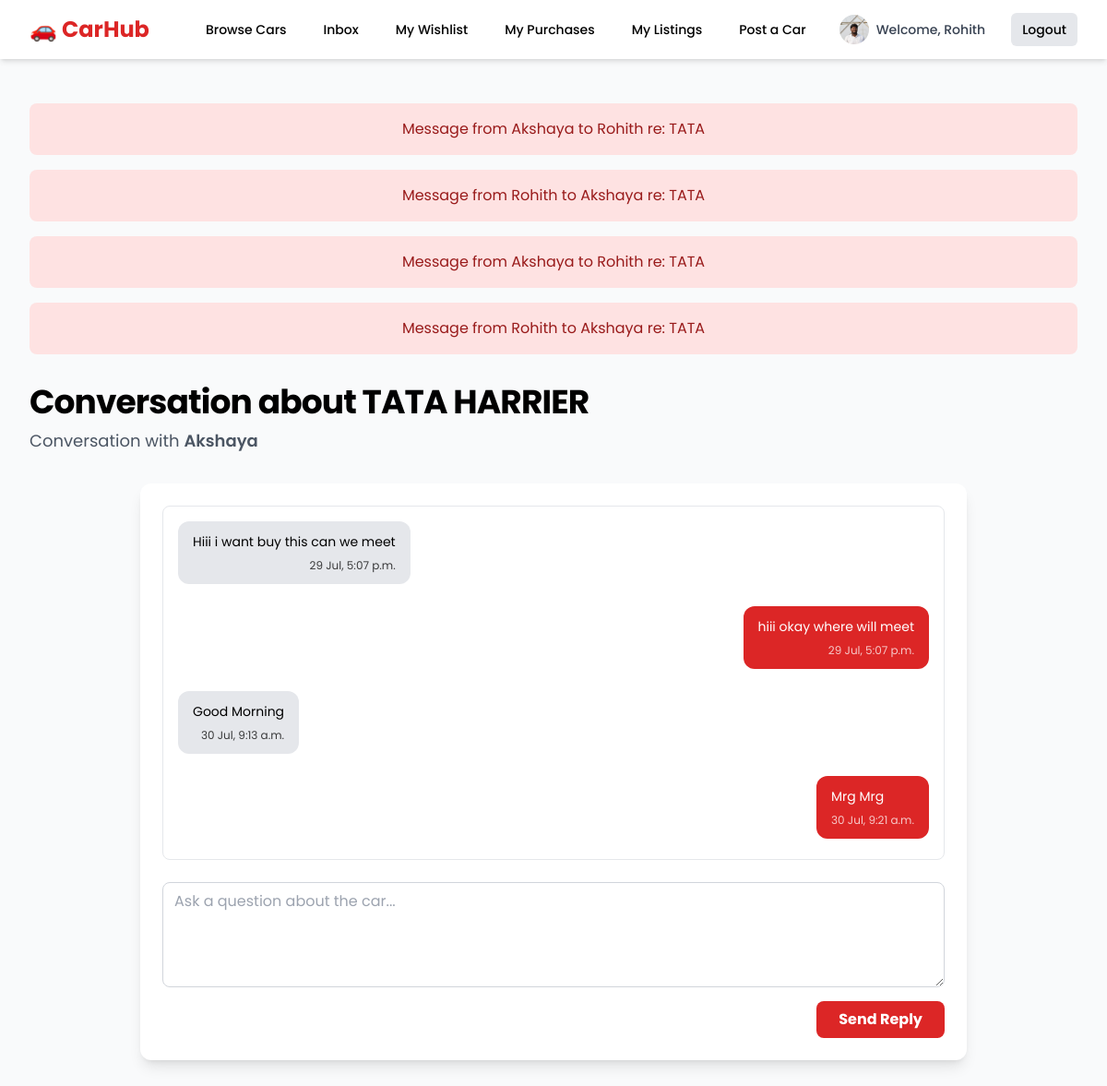
Screenshot of /inbox/conversation/1/2/ (signed in) with the database file from the repository.
### listings/models.py (models this page shows, shortened)
class Profile(models.Model):
    user = models.OneToOneField(User, on_delete=models.CASCADE)
    image = models.ImageField(default='profile_pics/default.jpg', upload_to='profile_pics')

class Message(models.Model):
    sender = models.ForeignKey(User, on_delete=models.CASCADE, related_name='sent_messages')
    receiver = models.ForeignKey(User, on_delete=models.CASCADE, related_name='received_messages')
    listing = models.ForeignKey(CarListing, on_delete=models.CASCADE)
    content = models.TextField()
    timestamp = models.DateTimeField(auto_now_add=True)
    is_read = models.BooleanField(default=False)
    def __str__(self):
        return f"Message from {self.sender.username} to {self.receiver.username} re: {self.listing.make}"

class CarListing(models.Model):
    seller = models.ForeignKey(User, on_delete=models.CASCADE)
    make = models.CharField(max_length=50, help_text="e.g., Maruti Suzuki, Hyundai")
    model = models.CharField(max_length=50, help_text="e.g., Swift, Creta")
    year = models.PositiveIntegerField()
    price = models.PositiveIntegerField(help_text="Price in INR")
    kms_driven = models.PositiveIntegerField(help_text="Kilometers driven", default=0)
    image = models.ImageField(upload_to='car_images/', default='car_images/default.png', verbose_name="Main Image")
    mileage = models.PositiveIntegerField(help_text="Mileage in KMPL or KM/Charge")
    transmission = models.CharField(max_length=10, choices=TRANSMISSION_CHOICES)
    fuel_type = models.CharField(max_length=10, choices=FUEL_TYPE_CHOICES)
    noc_available = models.BooleanField(default=False, verbose_name="NOC Certificate Available")
    description = models.TextField()
    location_city = models.CharField(max_length=50)
    status = models.CharField(
        max_length=20,
        choices=LISTING_STATUS_CHOICES,
        default='PENDING_APPROVAL'
    )
    wishlist = models.ManyToManyField(User, related_name='wishlist_items', blank=True)
    views = models.PositiveIntegerField(default=0)
    created_at = models.DateTimeField(auto_now_add=True)
    updated_at = models.DateTimeField(auto_now=True)

### listings/views.py (the view)
# urls.py: path('inbox/conversation/<int:listing_pk>/<int:other_user_pk>/', views.conversation_view, name='conversation'),
@login_required
def conversation_view(request, listing_pk, other_user_pk):
    listing = get_object_or_404(CarListing, id=listing_pk)
    other_user = get_object_or_404(User, id=other_user_pk)
    if listing.seller not in [request.user, other_user]:
        messages.error(request, "You are not authorized to view this conversation.")
        return redirect('inbox')
    if request.user == other_user:
        messages.error(request, "Invalid conversation.")
        return redirect('inbox')
    Message.objects.filter(
        listing=listing,
        sender=other_user,
        receiver=request.user,
        is_read=False
    ).update(is_read=True)
    conversation_messages = Message.objects.filter(
        listing=listing,
        sender__in=[request.user, other_user],
        receiver__in=[request.user, other_user]
    ).order_by('timestamp')
    if request.method == 'POST':
        reply_form = MessageForm(request.POST)
        if reply_form.is_valid():
            reply = reply_form.save(commit=False)
            reply.sender = request.user
            reply.receiver = other_user
            reply.listing = listing
            reply.save()
            messages.success(request, "Your reply has been sent.")
            return redirect('conversation', listing_pk=listing.pk, other_user_pk=other_user.pk)
    else:
        reply_form = MessageForm()
    context = {
        'listing': listing,
        'other_user': other_user,
        'messages': conversation_messages,
        'reply_form': reply_form,
        'page_title': f'Conversation about {listing.make} {listing.model}'
    }
    return render(request, 'conversation.html', context)

### listings/forms.py
class MessageForm(forms.ModelForm):
    class Meta:
        model = Message
        fields = ['content']
        widgets = {
            'content': forms.Textarea(attrs={
                'class': 'w-full px-3 py-2 border border-gray-300 rounded-lg focus:outline-none focus:ring-2 focus:ring-red-500',
                'rows': 4,
                'placeholder': 'Ask a question about the car...'
            })
        }
        labels = {'content': '',}

### listings/views.py (called while the page is built)
def unread_messages_context(request):
    if request.user.is_authenticated:
        unread_count = Message.objects.filter(receiver=request.user, is_read=False).count()
        return {'unread_messages_count': unread_count}
    return {}

### templates/conversation.html (shortened to what this page needs)
{% extends 'base.html' %}
{% block content %}
    <header class="mb-8">
        <h1 class="text-3xl font-bold tracking-tight text-black sm:text-4xl">
            {{ page_title }}
        </h1>
        <p class="mt-2 text-lg text-gray-600">
            Conversation with <span class="font-semibold">{{ other_user.username }}</span>
        </p>
    </header>
    <div class="max-w-4xl mx-auto bg-white p-6 rounded-xl shadow-lg">
        <div class="space-y-6 mb-6 h-96 overflow-y-auto p-4 border rounded-lg">
            {% for message in messages %}
                <div class="flex {% if message.sender == request.user %} justify-end {% else %} justify-start {% endif %}">
                    <div class="max-w-lg px-4 py-3 rounded-xl
                        {% if message.sender == request.user %}
                            bg-red-600 text-white
                        {% else %}
                            bg-gray-200 text-black
                        {% endif %}">
                        <p class="text-sm">{{ message.content }}</p>
                        <p class="text-xs mt-2 opacity-75 text-right">{{ message.timestamp|date:"d M, P" }}</p>
                    </div>
                </div>
            {% empty %}
                <div class="text-center py-12 text-gray-500">
                    <p>This is the beginning of your conversation.</p>
                </div>
            {% endfor %}
        </div>
        <div>
            <form method="POST">
                {{ reply_form.content }}
                <div class="text-right mt-2">
                    <button type="submit" class="bg-red-600 text-white font-bold py-2 px-6 rounded-lg hover:bg-red-700 transition-colors duration-300">
                        Send Reply
                    </button>
                </div>
            </form>
        </div>
    </div>
{% endblock %}

### templates/base.html (shortened to what this page needs)
<!DOCTYPE html>
<html lang="en">
<head>
    <script src="https://cdn.tailwindcss.com"></script>
</head>
<body class="bg-gray-50">
    <nav class="bg-white shadow-md sticky top-0 z-50">
        <div class="max-w-7xl mx-auto px-4 sm:px-6 lg:px-8">
            <div class="flex items-center justify-between h-16">
                <div class="flex-shrink-0">
                    <a href="{% url 'landing-page' %}" class="text-2xl font-bold text-red-600">🚗 CarHub</a>
                </div>
                <div class="hidden md:block">
                    <div class="ml-10 flex items-center space-x-4">
                        <a href="{% url 'car-list' %}" class="text-black hover:bg-red-600 hover:text-white px-3 py-2 rounded-md text-sm font-medium">Browse Cars</a>
                        {% if user.is_authenticated %}
                            <a href="{% url 'inbox' %}" class="relative inline-block text-black hover:bg-red-600 hover:text-white px-3 py-2 rounded-md text-sm font-medium">
                            <span>Inbox</span>
                                 </a>
                            <a href="{% url 'wishlist' %}" class="text-black hover:bg-red-600 hover:text-white px-3 py-2 rounded-md text-sm font-medium">My Wishlist</a>
                            <a href="{% url 'my-purchases' %}" class="text-black hover:bg-red-600 hover:text-white px-3 py-2 rounded-md text-sm font-medium">My Purchases</a>
                            <a href="{% url 'my-listings' %}" class="text-black hover:bg-red-600 hover:text-white px-3 py-2 rounded-md text-sm font-medium">My Listings</a>
                            <a href="{% url 'post-car' %}" class="text-black hover:bg-red-600 hover:text-white px-3 py-2 rounded-md text-sm font-medium">Post a Car</a>
                            <a href="{% url 'profile' username=user.username %}" class="flex items-center space-x-2 text-gray-700 pl-2 pr-3 py-1 rounded-full hover:bg-gray-100 transition-colors">
                                <img class="h-8 w-8 rounded-full object-cover" src="{{ user.profile.image.url }}" alt="Profile Picture">
                                <span class="text-sm font-medium">Welcome, {{ user.username }}</span>
                            </a>
                            <a href="{% url 'logout' %}" class="text-black bg-gray-200 hover:bg-red-600 hover:text-white px-3 py-2 rounded-md text-sm font-medium">Logout</a>
                        {% else %}
                            <a href="{% url 'login' %}" class="text-black hover:bg-red-600 hover:text-white px-3 py-2 rounded-md text-sm font-medium">Login</a>
                            <a href="{% url 'signup' %}" class="bg-red-600 text-white px-3 py-2 rounded-md text-sm font-medium hover:bg-red-700">Sign Up</a>
                        {% endif %}
                    </div>
                </div>
            </div>
        </div>
    </nav>
    <main class="max-w-7xl mx-auto py-12 px-4 sm:px-6 lg:px-8">
        {% if messages %}
            <div class="mb-8 space-y-4">
            {% for message in messages %}
                <div class="p-4 rounded-lg text-center
                    {% if message.tags == 'success' %} bg-green-100 text-green-800
                    {% else %} bg-red-100 text-red-800 {% endif %}">
                    {{ message }}
                </div>
            {% endfor %}
            </div>
        {% endif %}
        {% block content %}{% endblock %}
    </main>
</body>
</html>

### templates/base.html (style rules this page uses)
body { font-family: 'Poppins', sans-serif; }

### rows the page displays
Message: sender+receiver+listing "Message from Akshaya to Rohith re: TATA", content "Hiii i want buy this can we meet", timestamp "29 Jul, 5:07 p.m."
Message: sender+receiver+listing "Message from Rohith to Akshaya re: TATA", content "hiii okay where will meet", timestamp "29 Jul, 5:07 p.m."
Message: sender+receiver+listing "Message from Akshaya to Rohith re: TATA", content "Good Morning", timestamp "30 Jul, 9:13 a.m."
Message: sender+receiver+listing "Message from Rohith to Akshaya re: TATA", content "Mrg Mrg", timestamp "30 Jul, 9:21 a.m."

### other values shown
{{ user.username }} "Rohith"
{{ page_title }} "Conversation about TATA HARRIER"
{{ other_user.username }} "Akshaya"
